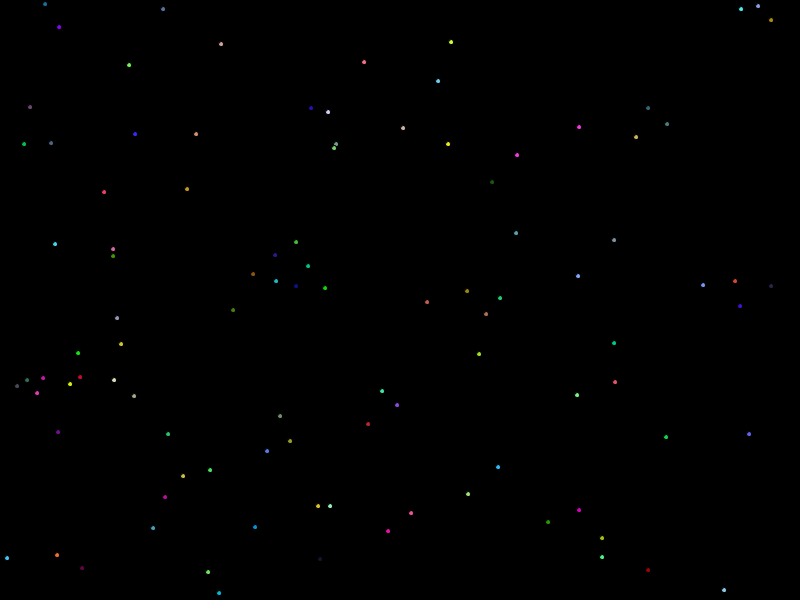
Frame 1 (no input)
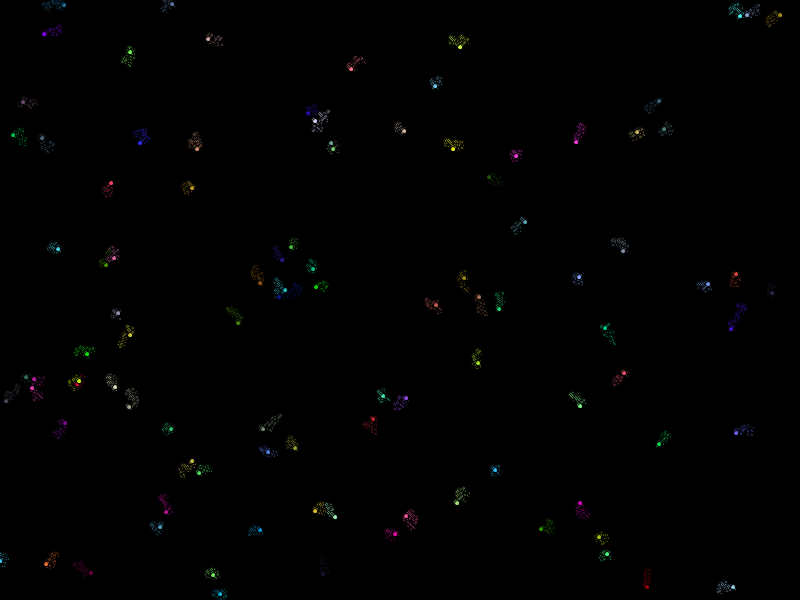
Frame 60 (the mouse pressed at the canvas centre just before this capture)
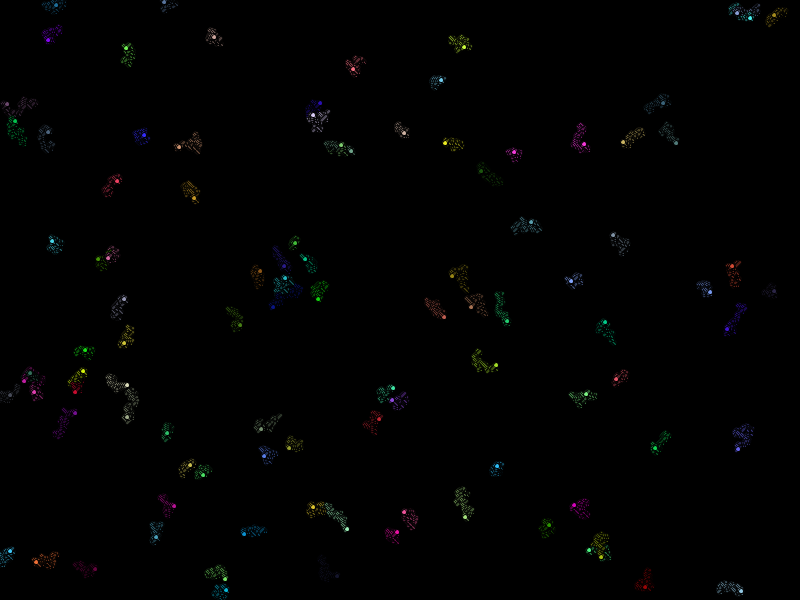
Frame 120 (the mouse held since frame 60 and released just before this capture)

The Processing sketch that drew these frames (run headless with seeded random() and noise(); from frame 60 on, the mouse is pressed at the canvas centre):

// Processing sketch: Batteri
// ── Batteri.pde
int initialBatterios = 100;
Batterio[] batterios = new Batterio[initialBatterios];

void setup(){
  size(800, 600);
  background(0);
  for(int i=0; i< initialBatterios; i++){
   batterios[i] = new Batterio(int(random(0, width)), 
   int(random(0,height))); 
  }
}

void draw(){
  for(int i=0; i< initialBatterios; i++){
    Batterio b = batterios[i];
    fill(b.c);
    ellipse(b.x, b.y, 5, 5);
    b.move();
  }
}

// ── Batterio.pde
class Batterio{
  public int x;
  public int y;
  public color c;
  
  Batterio(int x, int y){
    this.x=x;
    this.y=y;
    c = color(int(random(0,255)),
   int(random(0,255)),int(random(0,255)));
  }
  
  void move(){
   if(random(0,10) < 5)
       x--;
     else
       x++;
       
     if(x<=0)
       x=0;
     if(x>=width)
       x=width;
     
     if(random(0,10) < 5)
       y--;
     else
       y++;
       
     if(y<=0)
       y=0;
     if(y>=height)
       y=height;
  }
}
